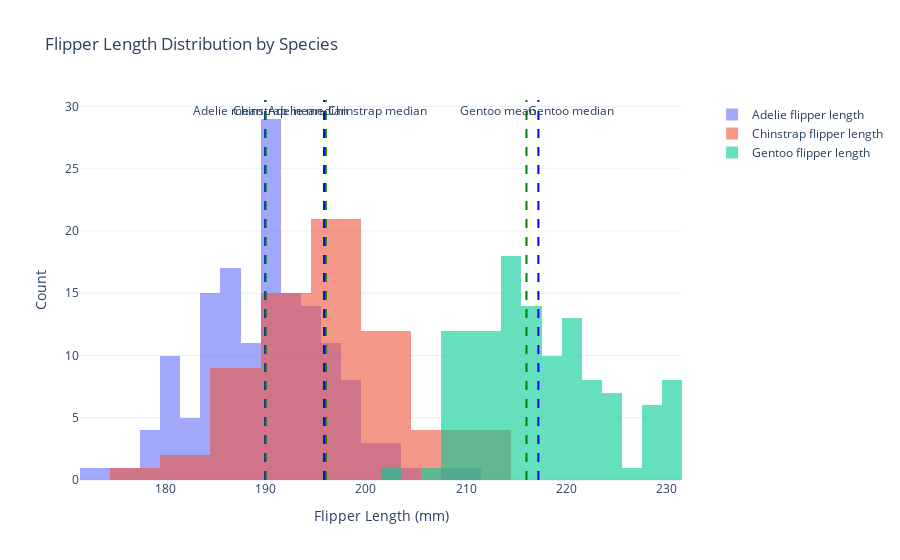

Write notebook code for a chart like this one.
### Code cell
# Add median line for each species
for species in species_list:
    species_data = penguins[penguins['species'] == species]['flipper_length_mm']
    median = species_data.median()
    
    fig.add_vline(x=median, line=dict(color='green', dash='dash'), annotation_text=f"{species} median", annotation_position="top right")

fig.show()

### Figure 1 — Plotly figure (JSON) as saved in the notebook; plotly's stock layout.template omitted (floating-point values rounded to 4 significant figures; data arrays with more than 128 entries replaced by an {"elided": "..."} marker saying what was removed)
{"data": [{"name": "Adelie flipper length", "opacity": 0.6, "type": "histogram", "x": {"elided": "151 int values"}}, {"name": "Chinstrap flipper length", "opacity": 0.6, "type": "histogram", "x": [192, 196, 193, 188, 197, 198, 178, 197, 195, 198, 193, 194, 185, 201, 190, 201, 197, 181, 190, 195, 181, 191, 187, 193, 195, 197, 200, 200, 191, 205, 187, 201, 187, 203, 195, 199, 195, 210, 192, 205, 210, 187, 196, 196, 196, 201, 190, 212, 187, 198, 199, 201, 193, 203, 187, 197, 191, 203, 202, 194, 206, 189, 195, 207, 202, 193, 210, 198]}, {"name": "Gentoo flipper length", "opacity": 0.6, "type": "histogram", "x": [211, 230, 210, 218, 215, 210, 211, 219, 209, 215, 214, 216, 214, 213, 210, 217, 210, 221, 209, 222, 218, 215, 213, 215, 215, 215, 216, 215, 210, 220, 222, 209, 207, 230, 220, 220, 213, 219, 208, 208, 208, 225, 210, 216, 222, 217, 210, 225, 213, 215, 210, 220, 210, 225, 217, 220, 208, 220, 208, 224, 208, 221, 214, 231, 219, 230, 214, 229, 220, 223, 216, 221, 221, 217, 216, 230, 209, 220, 215, 223, 212, 221, 212, 224, 212, 228, 218, 218, 212, 230, 218, 228, 212, 224, 214, 226, 216, 222, 203, 225, 219, 228, 215, 228, 216, 215, 210, 219, 208, 209, 216, 229, 213, 230, 217, 230, 217, 222, 214, 215, 222, 212, 213]}], "layout": {"annotations": [{"showarrow": false, "text": "Adelie mean", "x": 190.0, "xanchor": "right", "xref": "x", "y": 1, "yanchor": "top", "yref": "y domain"}, {"showarrow": false, "text": "Chinstrap mean", "x": 195.8, "xanchor": "right", "xref": "x", "y": 1, "yanchor": "top", "yref": "y domain"}, {"showarrow": false, "text": "Gentoo mean", "x": 217.2, "xanchor": "right", "xref": "x", "y": 1, "yanchor": "top", "yref": "y domain"}, {"showarrow": false, "text": "Adelie median", "x": 190, "xanchor": "left", "xref": "x", "y": 1, "yanchor": "top", "yref": "y domain"}, {"showarrow": false, "text": "Chinstrap median", "x": 196, "xanchor": "left", "xref": "x", "y": 1, "yanchor": "top", "yref": "y domain"}, {"showarrow": false, "text": "Gentoo median", "x": 216, "xanchor": "left", "xref": "x", "y": 1, "yanchor": "top", "yref": "y domain"}], "barmode": "overlay", "legend": {"x": 1.05, "y": 1}, "shapes": [{"line": {"color": "blue", "dash": "dash"}, "type": "line", "x0": 190.0, "x1": 190.0, "xref": "x", "y0": 0, "y1": 1, "yref": "y domain"}, {"line": {"color": "blue", "dash": "dash"}, "type": "line", "x0": 195.8, "x1": 195.8, "xref": "x", "y0": 0, "y1": 1, "yref": "y domain"}, {"line": {"color": "blue", "dash": "dash"}, "type": "line", "x0": 217.2, "x1": 217.2, "xref": "x", "y0": 0, "y1": 1, "yref": "y domain"}, {"line": {"color": "green", "dash": "dash"}, "type": "line", "x0": 190, "x1": 190, "xref": "x", "y0": 0, "y1": 1, "yref": "y domain"}, {"line": {"color": "green", "dash": "dash"}, "type": "line", "x0": 196, "x1": 196, "xref": "x", "y0": 0, "y1": 1, "yref": "y domain"}, {"line": {"color": "green", "dash": "dash"}, "type": "line", "x0": 216, "x1": 216, "xref": "x", "y0": 0, "y1": 1, "yref": "y domain"}], "title": {"text": "Flipper Length Distribution by Species"}, "xaxis": {"title": {"text": "Flipper Length (mm)"}}, "yaxis": {"title": {"text": "Count"}}}}
